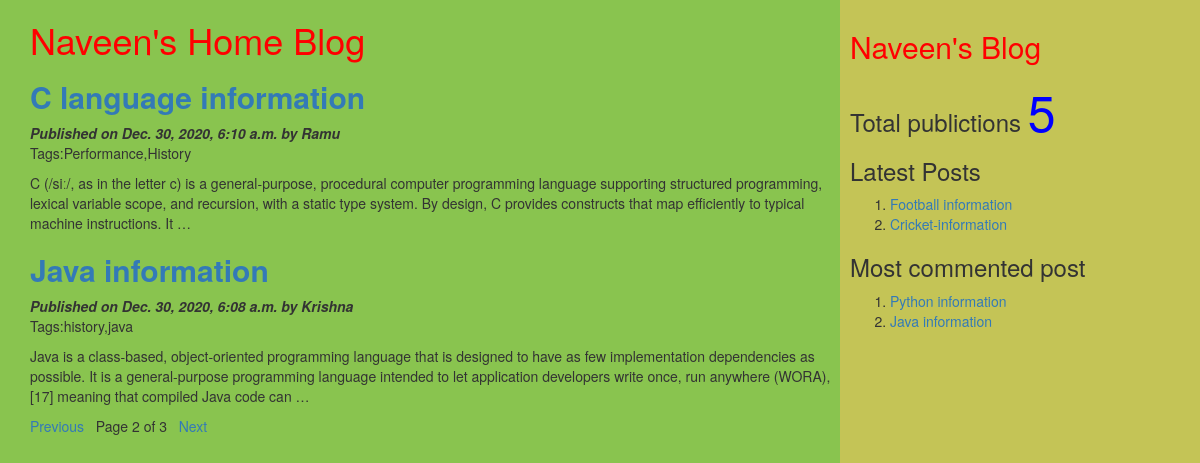
Screenshot of /?page=2 with the database file from the repository.
### myApp/models.py (models this page shows, shortened)
class Post(models.Model):
          tags=TaggableManager()
          STATUS_CHOICES=(('draft','Draft'),('published','Published'))
          title=models.CharField(max_length=256)
          slug=models.SlugField(max_length=264,unique_for_date='publish')
          author=models.ForeignKey(User,related_name='blog_posts',on_delete= models.CASCADE)
          body=models.TextField()
          publish=models.DateTimeField(default=timezone.now)
          created=models.DateTimeField(auto_now_add=True)
          updated=models.DateTimeField(auto_now=True)
          status= models.CharField(max_length=10,choices=STATUS_CHOICES,default='draft')
          objects=CustomManager()
          class Meta:
                ordering=('-publish',)
          def get_absolute_url(self):
                return reverse('post_detail',args=[self.publish.year,self.publish.strftime('%m'),self.publish.strftime('%d'),self.slug])

### myApp/views.py (the view)
# urls.py: url(r'^$',views.post_list_view),
def post_list_view(request,tag_slug=None):
    post_list=Post.objects.all()
    tag=None
    if tag_slug:
        tag=get_object_or_404(Tag,slug=tag_slug)#provided slug
        post_list=post_list.filter(tags__in=[tag])
    paginator=Paginator(post_list,2) #step1
    page_number=request.GET.get('page') #step2
    try:
       post_list=paginator.page(page_number) #step2
    except PageNotAnInteger:
       post_list=paginator.page(1) #step 3
    except EmptyPage:
      post_list=paginator.page(paginator.num_pages) #step 4
    d={'post_list':post_list,'tag':tag}
    return render(request,'myApp/post_list.html',d)

### myApp/models.py (called while the page is built)
    def get_queryset(self):
        return super().get_queryset().filter(status='published')

### myApp/templatetags/mytags.py (called while the page is built)
@register.simple_tag
def total_posts():
    return Post.objects.count()

@register.inclusion_tag('myApp/latest_post.html')
def show_latest_posts(count=3):
    latest_posts=Post.objects.order_by('-publish')[:count]
    return {'latest_posts':latest_posts}

@register.simple_tag
def get_most_commented_posts(count=2):
    return Post.objects.annotate(total_comments=Count('comments')).order_by('-total_comments')[:count]

### templates/myApp/post_list.html (shortened to what this page needs)
<html>
    {%extends 'myApp/parent.html'%}
        {%block content_block%}
        <h1 style="color:red">Naveen's Home Blog</h1>
        {%for post in post_list%}
        <a href="{{post.get_absolute_url}}"><h2><b>{{post.title}}</b></h2></a>
        <i><b>Published on {{post.publish}} by {{post.author|title}}</b></i>
        <p>Tags:{{post.tags.all|join:','}}</p>
        {{post.body|truncatewords:40|linebreaks}}
        {%endfor%}
        {%include 'myApp/pagination.html' with page=post_list%}
        {%endblock%}

### templates/myApp/parent.html (shortened to what this page needs)
<html>
{%load mytags%}
    <head>
        <link rel="stylesheet" href="https://maxcdn.bootstrapcdn.com/bootstrap/3.3.7/css/bootstrap.min.css">
    </head>
    <body>
        <div class="content" style="width:70%;float:left;background-color:89c44f;height:300%;padding:0 0 0 30px">
              {%block content_block%}
              {%endblock%}
        </div>
        <div class="sidebar" style="width:30%;float:right;background-color:#c4c456;height:300%;padding:10px">
            <h2 style='font:bold;color:red'>Naveen's Blog</h2>
            <h3>Total publictions
              <span style="color:blue;font-size:50px">
              {%total_posts%}</span>
              <h3>Latest Posts</h3>
              {% show_latest_posts 2 %}
              <h3>Most commented post</h3>
              {%get_most_commented_posts as m%}
              <ol>
                {%for post in m%}
                <li><a href="{{post.get_absolute_url}}">{{post.title}}</a></li>
                {%endfor%}
              </ol>
            </h3>
        </div>
    </body>
</html>

### templates/myApp/pagination.html
<html lang="en" dir="ltr">
  <body>
     <div class="paginator">
       {%if page.has_previous%}
       <a href="?page={{page.previous_page_number}}">Previous</a>&nbsp&nbsp
       {%endif%}
      <span>Page {{page.number}} of {{page.paginator.num_pages}}</span>&nbsp&nbsp
      {%if page.has_next%}
      <a href="?page={{page.next_page_number}}">Next</a> &nbsp  &nbsp
      {%endif%}
     </div>
  </body>
</html>

### templates/myApp/latest_post.html
<html lang="en" dir="ltr">
  <body>
    <ol>
    {%for post in latest_posts%}
    <li><a href="{{post.get_absolute_url}}">{{post.title}}</a></li>
    {%endfor%}
    </ol>
  </body>
</html>

### rows the page displays
Post: title "C language information", publish "Dec. 30, 2020, 6:10 a.m.", author "Ramu", tags.all "Performance,History", body "C (/siː/, as in the letter c) is a general-purpose, procedural computer programming language supporting structured programming, lexical variable scope, and recursion, with a static type system. By design, C provides constructs that map efficiently to typical machine instructions. It …"
Post: title "Java information", publish "Dec. 30, 2020, 6:08 a.m.", author "Krishna", tags.all "history,java", body "Java is a class-based, object-oriented programming language that is designed to have as few implementation dependencies as possible. It is a general-purpose programming language intended to let application developers write once, run anywhere (WORA),[17] meaning that compiled Java code can …"
Post: title "Football information"
Post: title "Cricket-information"
Post: title "Python information"

### other values shown
{{ page.number }} "2"
{{ page.paginator.num_pages }} "3"
